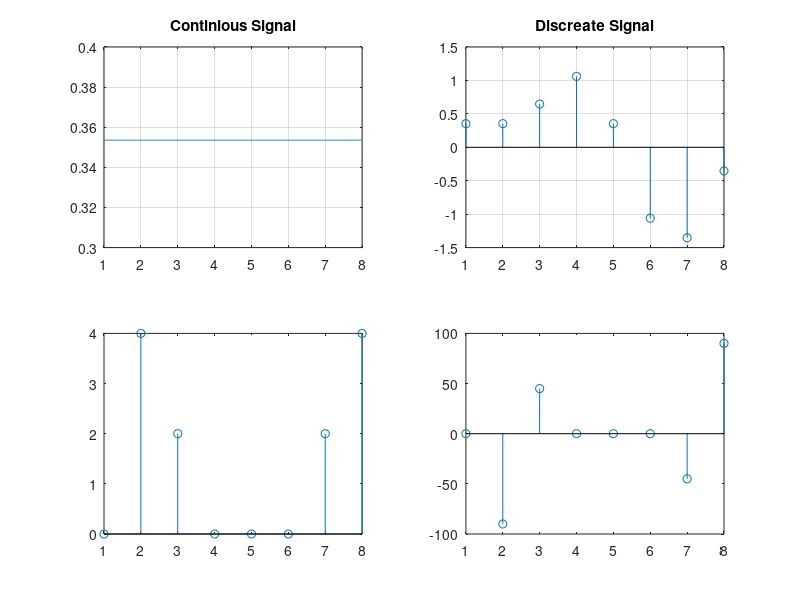

The MATLAB script that drew this image:
t = 1:0.01:8;
xin = sin(2*pi*1000*t)+0.5*sin(2*pi*2000*t+(3*pi/4));
subplot(2,2,1);
plot(t,xin);
grid on;
title('Continious Signal');

fs=8000;
ts=1/fs;
N=8;
n=0:N-1;
x=sin(2*pi*1000*n*ts)+0.5*sin(2*pi*2000*n*ts+3*pi/4);
subplot(2,2,2);
stem(x)
grid on;
title('Discreate Signal')

y = fft(x);                               % Compute DFT of x
m = abs(y);
y(m<1e-6) = 0;
subplot(2,2,3);
stem(m);                               % Magnitude
y

p = unwrap(angle(y))*180/pi
subplot(2,2,4);
stem(p);   